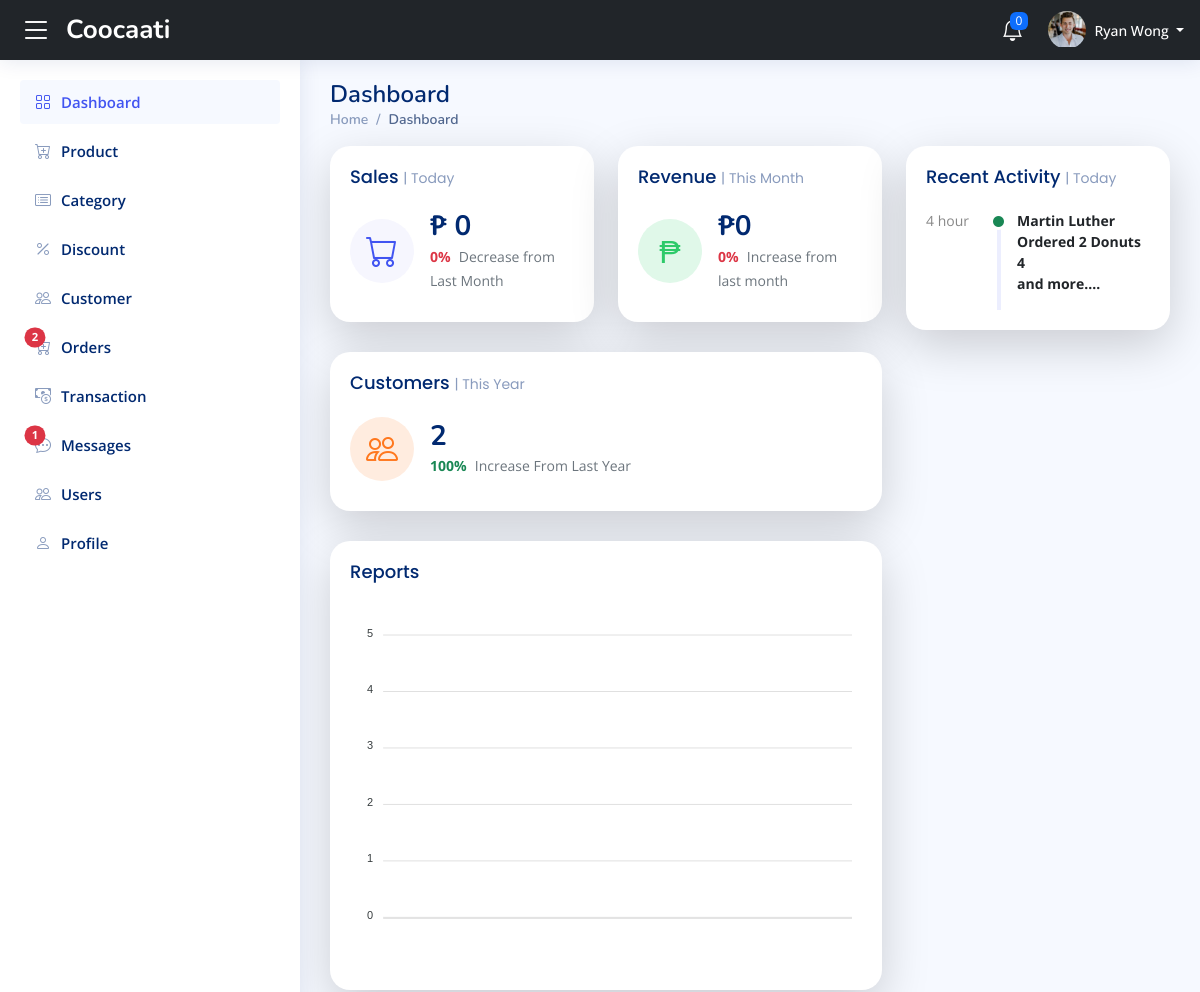
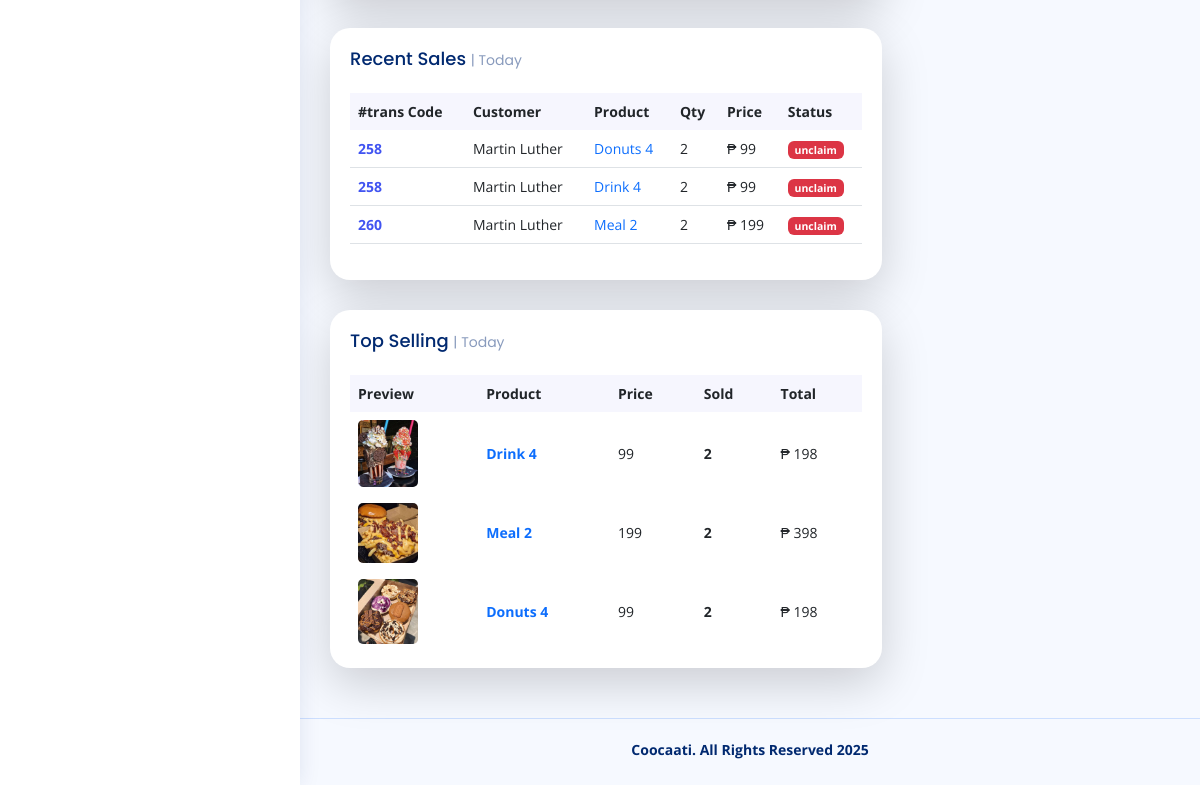
The page /admin/index.php (signed in) on the database its author committed (2 pictures, top to bottom).
### tables this page shows
CREATE TABLE `user` (
  `user_id` int(11) NOT NULL,
  `fname` varchar(50) NOT NULL DEFAULT '0',
  `lname` varchar(50) NOT NULL DEFAULT '0',
  `uname` varchar(50) NOT NULL DEFAULT '0',
  `password` varchar(50) NOT NULL DEFAULT '0',
  `type` varchar(50) NOT NULL DEFAULT '0',
  `avatar` varchar(50) NOT NULL DEFAULT '0',
  `job` varchar(50) NOT NULL DEFAULT '0',
  `special_code` varchar(50) NOT NULL DEFAULT '0'
);

CREATE TABLE `customer` (
  `customer_id` int(11) NOT NULL,
  `name` varchar(50) NOT NULL DEFAULT '0',
  `contact` varchar(50) NOT NULL DEFAULT '0',
  `username` varchar(50) NOT NULL DEFAULT '0',
  `password` varchar(50) NOT NULL DEFAULT '0',
  `address` varchar(50) NOT NULL DEFAULT '0',
  `avatar` varchar(50) NOT NULL DEFAULT '0',
  `date_created` date NOT NULL
);

CREATE TABLE `orders` (
  `order_id` int(11) NOT NULL,
  `customer_id` int(11) NOT NULL DEFAULT 0,
  `order_code` varchar(50) NOT NULL DEFAULT '0',
  `order_date` datetime NOT NULL,
  `order_total` varchar(50) NOT NULL DEFAULT '0',
  `cash` varchar(50) NOT NULL DEFAULT '0',
  `exchange` varchar(50) NOT NULL DEFAULT '0',
  `card_id` varchar(100) DEFAULT '0',
  `is_discounted` varchar(50) DEFAULT '0',
  `discount_id` int(11) DEFAULT 0,
  `status` varchar(50) NOT NULL DEFAULT '0'
);

CREATE TABLE `product` (
  `prod_id` int(11) NOT NULL,
  `prod_name` varchar(50) NOT NULL DEFAULT '0',
  `prod_price` varchar(50) NOT NULL DEFAULT '0',
  `avatar` varchar(50) NOT NULL DEFAULT '0',
  `prod_desc` longtext NOT NULL DEFAULT '0',
  `cat_id` varchar(50) NOT NULL DEFAULT '0',
  `status` int(11) NOT NULL DEFAULT 0
);

CREATE TABLE `order_details` (
  `details_id` int(11) NOT NULL,
  `order_id` int(11) NOT NULL DEFAULT 0,
  `prod_id` int(11) NOT NULL DEFAULT 0,
  `qty` varchar(50) NOT NULL
);

### admin/assets/index_body.php (the view, shortened to what the rows shown need)
<?php
$dashboard = new dash();
?>
<main id="main" class="main">
    <div class="pagetitle">
      <h1>Dashboard</h1>
    </div>
    <section class="section dashboard">
      <div class="row">
        <div class="col-lg-8">
          <div class="row">
            <?php
            if($user_data['type'] == '1'){
              ?>
            <div class="col-12">
              <div class="card recent-sales overflow-auto shadow-lg" style="border-radius:20px;">
                <div class="card-body">
                  <table class="table  datatable">
                    <thead>
                      <tr>
                        <th scope="col">#trans Code</th>
                        <th scope="col">Customer</th>
                        <th scope="col">Product</th>
                        <th scope="col">Qty</th>
                        <th scope="col">Price</th>
                        <th scope="col">Status</th>
                      </tr>
                    </thead>
                    <tbody>
                      <?php
                      $RcSalesProdToday = $dashboard->recentSalesProdToday();
                      if($RcSalesProdToday){
                       foreach ($RcSalesProdToday as $data) {
                          ?>
                      <tr>
                        <th scope="row"><a href="#"><?php echo $data['order_code']; ?></a></th>
                        <td><?php echo $data['name']; ?></td>
                        <td><a href="index.php?page=product" class="text-primary"><?php echo $data['prod_name']; ?></a></td>
                        <td><?php echo $data['qty']; ?></td>
                        <td><?php echo '₱ '.$data['prod_price']; ?></td>
                        <?php
                          $status = $data['status'];
                          if($status === '0'){
                            $stat_res = 'unclaim';
                            $stat_col = 'danger';
                          }else if($status === '1'){
                            $stat_res = 'claim';
                            $stat_col = 'success';
                          }else if($status === '2'){
                            $stat_res = 'Delivered';
                            $stat_col = 'success';
                          }
                         ?>
                        <td><span class="badge bg-<?php echo $stat_col; ?>"><?php echo  $stat_res; ?></span></td>
                      </tr>
                          <?php
                         }
                      }
                       ?>
                    </tbody>
                  </table>
                </div>
              </div>
            </div>
            <div class="col-12">
              <div class="card top-selling overflow-auto shadow-lg" style="border-radius:20px;">
                <div class="card-body pb-0">
                  <table class="table table-borderless">
                    <thead>
                      <tr style="border-radius:5px;">
                        <th scope="col">Preview</th>
                        <th scope="col">Product</th>
                        <th scope="col">Price</th>
                        <th scope="col">Sold</th>
                        <th scope="col">Total</th>
                      </tr>
                    </thead>
                    <tbody>
                      <?php
                      $topSelling = $dashboard->topSellingToday();
                      if($topSelling){
                        foreach ($topSelling as $data_s) {
                          ?>
                      <tr>
                        <th scope="row"><a href="#"><img src="assets/avatar/<?php echo $data_s['avatar'] ?>" alt=""></a></th>
                      </tr>
                          <?php
                        }
                      }
                       ?>
                    </tbody>
                  </table>
                </div>
              </div>
            </div>
          </div>
        </div>
        <div class="col-lg-4">
          <div class="card shadow-lg" style="border-radius:20px;">
            <div class="card-body">
              <div class="activity">
              <?php
              $AllDataActivity = $dashboard->getAllRecentActivity();
              if($AllDataActivity){
                foreach($AllDataActivity as $dataAct){
                $array = array(
                  'id'=>$dataAct['order_id']
                );
                $dataSingle = $dashboard->getRecentActivity($array['id']);
                for($i = 0; $i < count($array); $i++){
                 if($dataSingle->counter > 1){
                  $etc = '<p>and more....</p>';
                 }else{
                  $etc = '';
                 }
                 $time = $dataSingle->time;
                 if($time >= 60){
                  $type = 'hour';
                    if($time > 60){
                      $timeType = 'hour';
                    }else if($time >= 120){
                      $timeType = 'hours';
                    }
                 }
                 $checkTime = $dashboard->getTimeOrdered($array['id'],$type);
                ?>
                <div class="activity-item d-flex">
                  <div class="activite-label"><?php echo $checkTime.' '.$timeType; ?></div>
                  <i class='bi bi-circle-fill activity-badge text-success align-self-start'></i>
                  <div class="activity-content">
                     <a href="#" class="fw-bold text-dark"><?php echo $dataSingle->name; ?> Ordered <?php echo $dataSingle->qty.' '.$dataSingle->prod_name.' '.$etc; ?></a>
                  </div>
                </div>
<?php
                }
              }
              }
              ?>
              </div>
            </div>
          </div>
<?php
            }
            ?>
        </div>
      </div>
    </section>
  </main>

### admin/assets/header.php (shortened to what the rows shown need)
<?php
  $user_class = new user();
  $user_data = $user_class->getUserData($_SESSION['user_id']);
?>
<!DOCTYPE html>
<html lang="en">
<head>
  <link href="assets/vendor/bootstrap/css/bootstrap.min.css" rel="stylesheet">
  <link href="assets/vendor/bootstrap-icons/bootstrap-icons.css" rel="stylesheet">
  <link href="assets/vendor/boxicons/css/boxicons.min.css" rel="stylesheet">
  <link href="assets/vendor/quill/quill.snow.css" rel="stylesheet">
  <link href="assets/vendor/quill/quill.bubble.css" rel="stylesheet">
  <link href="assets/vendor/remixicon/remixicon.css" rel="stylesheet">
  <link href="assets/vendor/simple-datatables/style.css" rel="stylesheet">
  <link href="assets/css/style.css" rel="stylesheet">
</head>
<body>
  <header id="header" class="header fixed-top d-flex align-items-center bg-dark">
    <nav class="header-nav ms-auto">
      <ul class="d-flex align-items-center">
        <li class="nav-item dropdown pe-3">
        <a class="nav-link nav-profile d-flex align-items-center pe-0" href="#" data-bs-toggle="dropdown">
          <div class="avatar-container" style="width: 38px; height: 38px; border-radius: 50%; overflow: hidden;">
              <img src="assets/avatar/<?php echo $user_data['avatar']; ?>" alt="Profile"
              style="width: 100%; height: 100%; object-fit: cover;">
          </div>
        </a>
        </li>
      </ul>
    </nav>
  </header>

### rows shown on the page
user: avatar (picture), type "1" (drawn)
customer: orders.order_code "258", name "Martin Luther", product.prod_name "Donuts 4", order_details.qty "2", product.prod_price "99", orders.status "unclaim", product.prod_name "Drink 4", orders.order_code "260", product.prod_name "Meal 2", product.prod_price "199"
orders: checkTime "4", timeType "hour", customer.name "Martin Luther", qty "2", prod_name "Donuts 4"

### other values the page prints
$notif_count_today "0"
$_SESSION['account_name'] "Ryan Wong"
$pendingOrderedCounts "2"
$notif_count "1"
$SalesStatus "Decrease"
$ifIncrease "Increase"
$data_user "2"
$data_userPercent "100"
$countPercent "Increase"
$data_s['prod_name'] "Drink 4"
$data_s['prod_price'] "99"
$data_s['sold'] "2"
$data_s['revenue'] "198"
$data_s['prod_name'] "Meal 2"
$data_s['prod_price'] "199"
